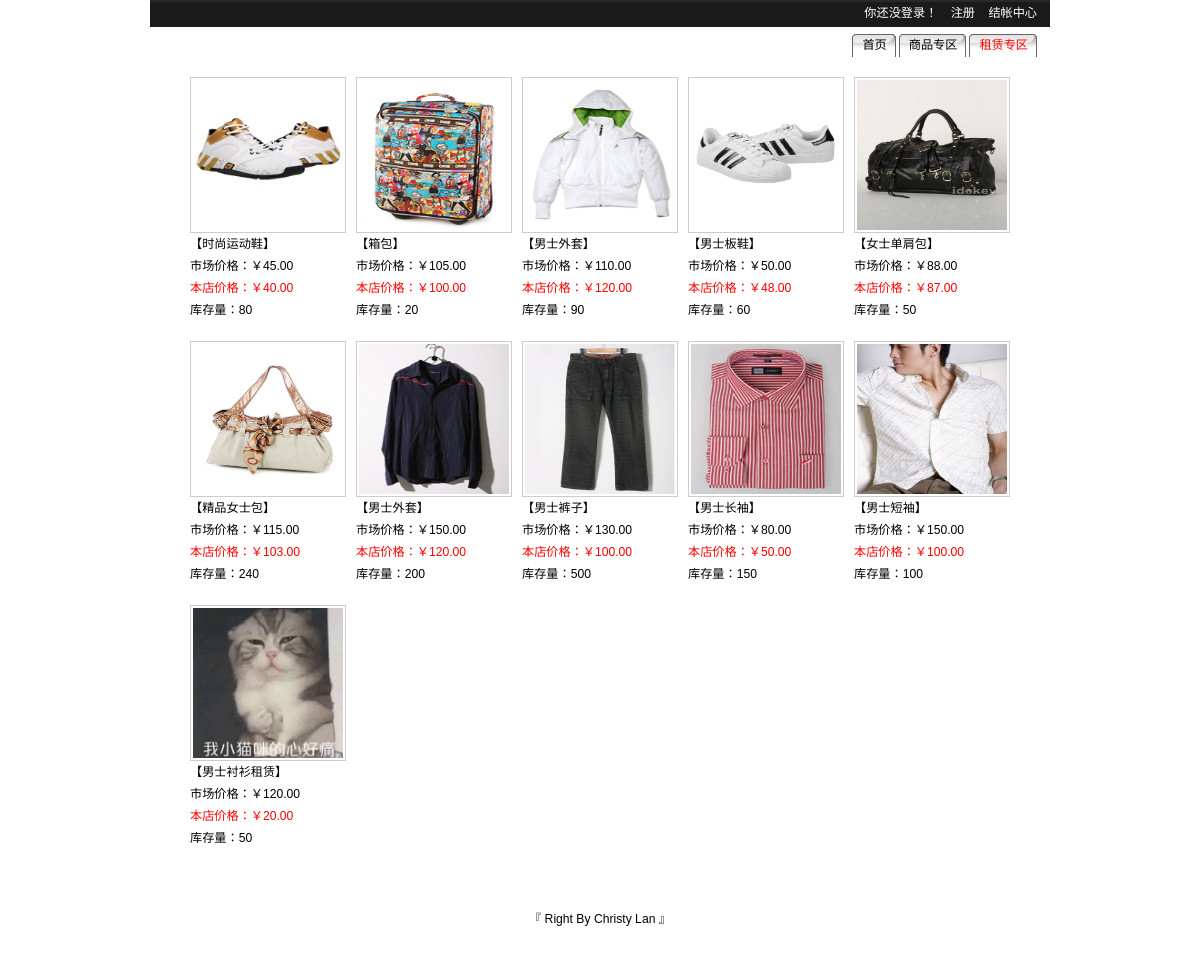
/leaseList.php?act=leaselist, run on the app's committed database.
### tables this page shows
CREATE TABLE `lease` (
  `list_id` int(10) unsigned NOT NULL AUTO_INCREMENT COMMENT '商品编号',
  `list_name` varchar(100) NOT NULL COMMENT '商品名字',
  `list_face` varchar(80) NOT NULL COMMENT '商品图片',
  `list_myprice` float(8,2) NOT NULL COMMENT '商品价格',
  `list_onprice` float(8,2) NOT NULL COMMENT '商品市场价',
  `list_nums` int(5) DEFAULT NULL COMMENT '商品库存量',
  `list_detail` text COMMENT '商品简介',
  `list_time` datetime DEFAULT NULL COMMENT '上架时间',
  `list_seetimes` int(11) DEFAULT NULL COMMENT '商品点击量',
  `lease_time` int(11) DEFAULT '1' COMMENT '租赁天数',
  `deposit` int(11) DEFAULT '10' COMMENT '租赁押金',
  PRIMARY KEY (`list_id`)
);

### includes/lease.inc.php (called while the page is built, shortened)
<?php
include_once 'conn.php';
if (!empty($_GET['act'])){
    $act = $_GET['act'];
    switch ($act){
        case 'leaselist':
            $res_obj = $mysqli->query("select * from lease order by list_time desc");
            if($res_obj){
                $two_arr = array();
                while ($one_arr = $res_obj->fetch_assoc()){
                    $two_arr[] = $one_arr;
                }
            }
            break;
    }
}
?>

### leaseList.php (the view, shortened to what this page needs)
<?php
include_once 'includes/lease.inc.php';
?>
<!DOCTYPE html PUBLIC "-//W3C//DTD HTML 4.01 Transitional//EN" "http://www.w3.org/TR/html4/loose.dtd">
<html>
<head>
<link href="css/style.css" rel="stylesheet" type="text/css">
</head>
<body>
	<div id="container">
		<?php include 'header.php';?>
		<div id="wrapper">
				<div id="content" style="margin:0;overflow: hidden;">
				<div class="glist" style="width:auto;">
          <ul>
						<?php foreach ($two_arr as $one){?>
							<li>
								<a href="leaseDetail.php?act=detailedlease&gid=<?php echo $one['list_id'];?>">
									<img src="<?php echo $one['list_face'];?>" width="150" height="150" /></a>
								<p>【<?php echo $one['list_name'];?>】</p>
								<p>市场价格：￥<label class="quchu"><?php echo $one['list_onprice'];?></label></p>
								<?php if(empty($_COOKIE['user'])):?>
								<p class="red">本店价格：￥<?php echo $one['list_myprice']?></p>
								<?php else:?>
									<p class="red">本店价格：￥<?php echo $user['rebate']*$one['list_myprice']?></p>
								<?php endif;?>
								<p>库存量：<?php echo $one['list_nums'];?></p>
							</li>
						<?php }?>
					</ul>
				</div>
			</div>
		</div>
		<div id="footer"><meta http-equiv="Content-Type" content="text/html; charset=utf-8" />
<label>『 Right By Christy Lan 』</label></div>
	</div>
</body>
</html>

### header.php (shortened to what this page needs)
<div id="header">
  <div id="nav_user">
    <span style="color:yellow">
      <?php if(!empty($_COOKIE['user'])){?>
        <?php $user = json_decode($_COOKIE['user'],true);?>
        您好,<?php echo $user['user_name'];?>
      <?php }else{ ?>
      <a href="login.php">你还没登录！</a>
      <a href="register.php">注册</a>
      <?php }?>
      </span>
    <a href="orders.php">结帐中心</a>
  </div>
</div>
<div id="nav">
  <ul>
    <li><span><a href="index.php">首页</a></span></li>
    <li><span><a href="goodsList.php?act=goodslist" <?php if($act == 'goodslist' || $act=="detailedgood"){echo 'class="active"';}?>>商品专区</a></span></li>
    <li><span><a href="leaseList.php?act=leaselist" <?php if($act == 'leaselist' || $act=="detailedlease"){echo 'class="active"';}?>>租赁专区</a></span></li>
  </ul>
</div>

### css/style.css (style rules this page uses)
* { margin: 0; padding: 0; }
body { font:76% Arial, Verdana, Tahoma, sans-serif; text-align:center; }
a { text-decoration: none; }
#container { text-align:left; width:900px; margin:0 auto; }
#header { margin: 0 auto; width: 900px; }
#nav { margin: 0 auto; width: 900px; height: 29px; }
#nav ul { float: right; margin: 0px; padding: 6px 10px 0 0; list-style: none; }
#nav li { float: left; margin: 0px 2px 0px 0px; padding-left: 4px; height: 23px; line-height: 23px; background: url(../images/menu_left.gif) no-repeat left top; }
#nav li span { float:left; display:block; height: 23px; background: url(../images/menu_right.gif) no-repeat right top; padding: 0px 10px 0px 6px; }
#nav li a { color: #000; }
#nav_user { background:url(../images/navs1.gif) repeat-x; height:21px; text-align:right; padding:3px; border-bottom:1px solid #FFFFFF }
#nav_user a { color:#fff; margin-right:10px; text-decoration: none; }
#wrapper { float:left; width:100%; background-color: #fff; }
#content { margin:0 0 0 250px; padding:10px; background: #fff; }
#footer { clear:left; width:100%; height: 50px; padding-top:30px; text-align: center; }
.glist { padding:10px; margin-left:10px; width:500px; }
.glist ul li { float:left; list-style:none; margin:0 0 20px 10px; line-height:22px; }
.glist img { border:1px solid #CCCCCC; display:block; padding:2px }
.glist p.red { color:#FF0000; }

### header.php (style rules this page uses)
#nav li a.active { color: #ff0000; }

### data on the page
lease: list_face (picture), list_name "时尚运动鞋", list_onprice "45.00", list_myprice "40.00", list_nums "80"
lease: list_face (picture), list_name "箱包", list_onprice "105.00", list_myprice "100.00", list_nums "20"
lease: list_face (picture), list_name "男士外套", list_onprice "110.00", list_myprice "120.00", list_nums "90"
lease: list_face (picture), list_name "男士板鞋", list_onprice "50.00", list_myprice "48.00", list_nums "60"
lease: list_face (picture), list_name "女士单肩包", list_onprice "88.00", list_myprice "87.00", list_nums "50"
lease: list_face (picture), list_name "精品女士包", list_onprice "115.00", list_myprice "103.00", list_nums "240"
lease: list_face (picture), list_name "男士外套", list_onprice "150.00", list_myprice "120.00", list_nums "200"
lease: list_face (picture), list_name "男士裤子", list_onprice "130.00", list_myprice "100.00", list_nums "500"
lease: list_face (picture), list_name "男士长袖", list_onprice "80.00", list_myprice "50.00", list_nums "150"
lease: list_face (picture), list_name "男士短袖", list_onprice "150.00", list_myprice "100.00", list_nums "100"
lease: list_face (picture), list_name "男士衬衫租赁", list_onprice "120.00", list_myprice "20.00", list_nums "50"
